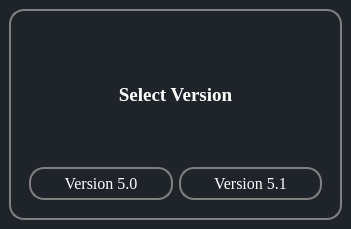
<?xml version="1.0" encoding="UTF-8"?>
<ui version="4.0">
 <class>importVersionDialog</class>
 <widget class="QMainWindow" name="importVersionDialog">
  <property name="geometry">
   <rect>
    <x>0</x>
    <y>0</y>
    <width>351</width>
    <height>229</height>
   </rect>
  </property>
  <property name="windowTitle">
   <string>MainWindow</string>
  </property>
  <property name="styleSheet">
   <string notr="true">*{
	
border:none;
background-color:transparent;
background:none;
padding:0;
margin:0;
color:#fff;
}



#centralwidget{
background-color:#1f232a;
}

QPushButton{
text-align:left;
padding: 5px 10px;

border-top-left-radius:5px;
}
QPushButton:pressed{
background-color:grey;
text-align:left;
padding:2px 10px;
color:white;}</string>
  </property>
  <widget class="QWidget" name="centralwidget">
   <layout class="QGridLayout" name="gridLayout">
    <item row="0" column="0" colspan="2">
     <widget class="QFrame" name="frame">
      <property name="sizePolicy">
       <sizepolicy hsizetype="Preferred" vsizetype="Preferred">
        <horstretch>0</horstretch>
        <verstretch>0</verstretch>
       </sizepolicy>
      </property>
      <property name="styleSheet">
       <string notr="true">#frame{border:2px solid grey; border-radius:15px;}</string>
      </property>
      <property name="frameShape">
       <enum>QFrame::StyledPanel</enum>
      </property>
      <property name="frameShadow">
       <enum>QFrame::Raised</enum>
      </property>
      <layout class="QVBoxLayout" name="verticalLayout">
       <item>
        <widget class="QFrame" name="frame_3">
         <property name="styleSheet">
          <string notr="true">border-color: rgb(255, 255, 255);

QLineEdit {
	background-color: #cccccc;
	border-radius: 20px; 

}
</string>
         </property>
         <property name="frameShape">
          <enum>QFrame::StyledPanel</enum>
         </property>
         <property name="frameShadow">
          <enum>QFrame::Plain</enum>
         </property>
         <layout class="QGridLayout" name="gridLayout_2">
          <item row="0" column="0" colspan="2">
           <widget class="QLabel" name="label_7">
            <property name="enabled">
             <bool>true</bool>
            </property>
            <property name="sizePolicy">
             <sizepolicy hsizetype="Preferred" vsizetype="Preferred">
              <horstretch>0</horstretch>
              <verstretch>0</verstretch>
             </sizepolicy>
            </property>
            <property name="font">
             <font>
              <family>Georgia</family>
              <pointsize>14</pointsize>
              <bold>true</bold>
             </font>
            </property>
            <property name="styleSheet">
             <string notr="true">text-align:centre;</string>
            </property>
            <property name="frameShape">
             <enum>QFrame::NoFrame</enum>
            </property>
            <property name="text">
             <string>&lt;html&gt;&lt;head/&gt;&lt;body&gt;&lt;p align=&quot;center&quot;&gt;Select Version&lt;/p&gt;&lt;/body&gt;&lt;/html&gt;</string>
            </property>
           </widget>
          </item>
          <item row="1" column="0">
           <widget class="QPushButton" name="importVersion50">
            <property name="font">
             <font>
              <family>Georgia</family>
              <pointsize>12</pointsize>
             </font>
            </property>
            <property name="styleSheet">
             <string notr="true">border: 2px solid grey;
border-radius:15px;
text-align:center;</string>
            </property>
            <property name="text">
             <string>Version 5.0</string>
            </property>
           </widget>
          </item>
          <item row="1" column="1">
           <widget class="QPushButton" name="importVersion51">
            <property name="font">
             <font>
              <family>Georgia</family>
              <pointsize>12</pointsize>
              <italic>false</italic>
             </font>
            </property>
            <property name="styleSheet">
             <string notr="true">border: 2px solid grey;
border-radius:15px;
text-align:center;</string>
            </property>
            <property name="text">
             <string>Version 5.1</string>
            </property>
           </widget>
          </item>
         </layout>
        </widget>
       </item>
      </layout>
     </widget>
    </item>
   </layout>
  </widget>
 </widget>
 <resources/>
 <connections/>
</ui>
